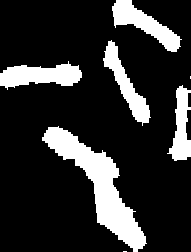
#> input picture scripts/image.png, 191 x 252 px
$ python seg.py
#> lines starting #> are read from the running program, lines starting #| are printed output that depends on the picture; after the words box and inside, x2 and y2 are one past the last pixel; in counts of white or black regions, pixels touching at a corner belong together
import cv2
import numpy as np

def main():
    image = cv2.imread('image.png')
#> image is the input picture: shape (252, 191, 3); 18.3% white; 7 white regions (2 under 20 px), largest, box (x1, y1, x2, y2) and area: (42, 126, 147, 252) 3790, (0, 61, 82, 90) 1439, (112, 0, 182, 52) 1361, (103, 40, 151, 126) 1212, (167, 85, 191, 161) 993
    image = cv2.blur(image,(3,3))
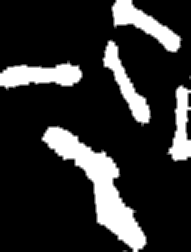
#> image: shape (252, 191, 3); min 0, max 255, mean 46.6
    print(image.shape)
#| (252, 191, 3)

    # BGR-HSV変換
    converted = cv2.cvtColor(image, cv2.COLOR_BGR2HSV_FULL)
#> converted: shape (252, 191, 3); mean H, S, V 0, 0, 46.6

    # パラメータ
    region_size = 50
    ruler = 0.05
    min_element_size = 20
    num_iterations = 5

    # LSCインスタンス生成
    slc = cv2.ximgproc.createSuperpixelLSC(converted, region_size,float(ruler))
    slc.iterate(num_iterations)
    slc.enforceLabelConnectivity(min_element_size)

    # スーパーピクセルセグメンテーションの境界を取得
    contour_mask = slc.getLabelContourMask(False)
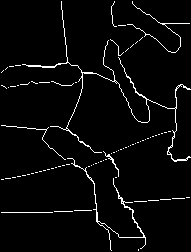
#> contour_mask: shape (252, 191); 3.6% white in thin lines or dots
    image[0 < contour_mask] = (0, 255, 255)
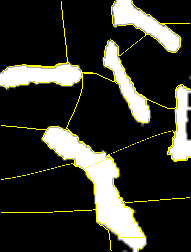
#> image: shape (252, 191, 3); 3.57% of pixels changed, all inside (x1, y1, x2, y2) = (1, 1, 191, 251)
    cv2.imshow('LSC result', image)
    cv2.waitKey(0)

if __name__ == '__main__':
    main()
